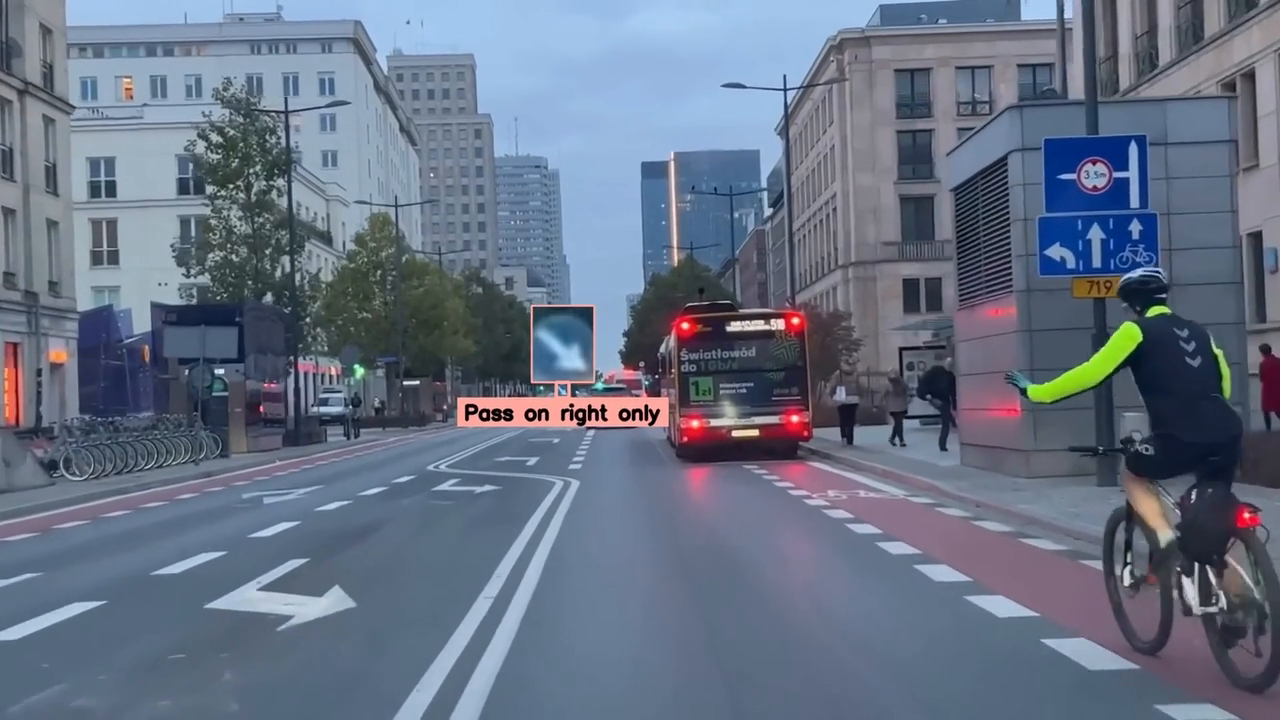
#> input picture frame 21 of src/videos/video1.mp4, 1280 x 720 px, given in place of road.mp4, which was not available
$ python 'パス検出.py'
#> lines starting #> are read from the running program, lines starting #| are printed output that depends on the picture; after the words box and inside, x2 and y2 are one past the last pixel; in counts of white or black regions, pixels touching at a corner belong together; pictures that were not available may be replaced by others from this repository, and a replacement may not be noted
import cv2
import numpy as np


def main(input_file, output_file=None, contour_file=None):
#> called with output_file = 'output_video.mp4', contour_file = 'contour_video.mp4'
    cap = cv2.VideoCapture(input_file)
    fmt = cv2.VideoWriter_fourcc("m", "p", "4", "v")
    size = (1280, 720)
    if output_file is not None:
        output_writer = cv2.VideoWriter(output_file, fmt, 30, size)
    if contour_file is not None:
        contour_writer = cv2.VideoWriter(contour_file, fmt, 30, size)
    while cap.isOpened():
        ret, img_org = cap.read()
#> img_org is the input picture: shape (720, 1280, 3); mean B, G, R 132.4, 113.4, 102.4
        if not ret:
            break
        img_tmp = equalize(img_org)
        img_yellow = yellow(img_org)
        img_tmp = cv2.bitwise_or(img_tmp, img_yellow)
        img_tmp = cv2.blur(img_tmp, ksize=(5, 5))
        img_for_draw = cv2.Canny(img_tmp, 200, 255, apertureSize=3)
        road_lines = road(img_for_draw)
        img_for_draw = cv2.cvtColor(img_for_draw, cv2.COLOR_GRAY2BGR)
        road_lines_resized = cv2.resize(road_lines, (img_org.shape[1], img_org.shape[0]))
        if len(road_lines_resized.shape) == 2:
            road_lines_resized = cv2.cvtColor(road_lines_resized, cv2.COLOR_GRAY2BGR)
        img = cv2.bitwise_or(img_org, road_lines_resized)
        cv2.imshow("img", img)
        if output_file is not None:
            output_writer.write(img)
        if contour_file is not None:
            contour_writer.write(img_for_draw)
        if cv2.waitKey(1) & 0xFF == ord("q"):
            break

    cap.release()
    if output_file is not None:
        output_writer.release()
    if contour_file is not None:
        contour_writer.release()
    cv2.destroyAllWindows()


def equalize(img_org):
    img_tmp = cv2.cvtColor(img_org, cv2.COLOR_BGR2GRAY)
    img_tmp = cv2.equalizeHist(img_tmp)
    count = np.array([[0, 0], [1279, 0], [1279, 340], [0, 340]])
    img_tmp = cv2.fillPoly(img_tmp, pts=[count], color=(0))
    return img_tmp


def yellow(img_org):
    img_hsv = cv2.cvtColor(img_org, cv2.COLOR_BGR2HSV)
#> img_hsv: shape (720, 1280, 3); mean H, S, V 109.7, 69.6, 135
    lower_color = np.array([15, 100, 50], np.uint8)
    upper_color = np.array([40, 200, 200], np.uint8)
    img_mask = cv2.inRange(img_hsv, lower_color, upper_color)
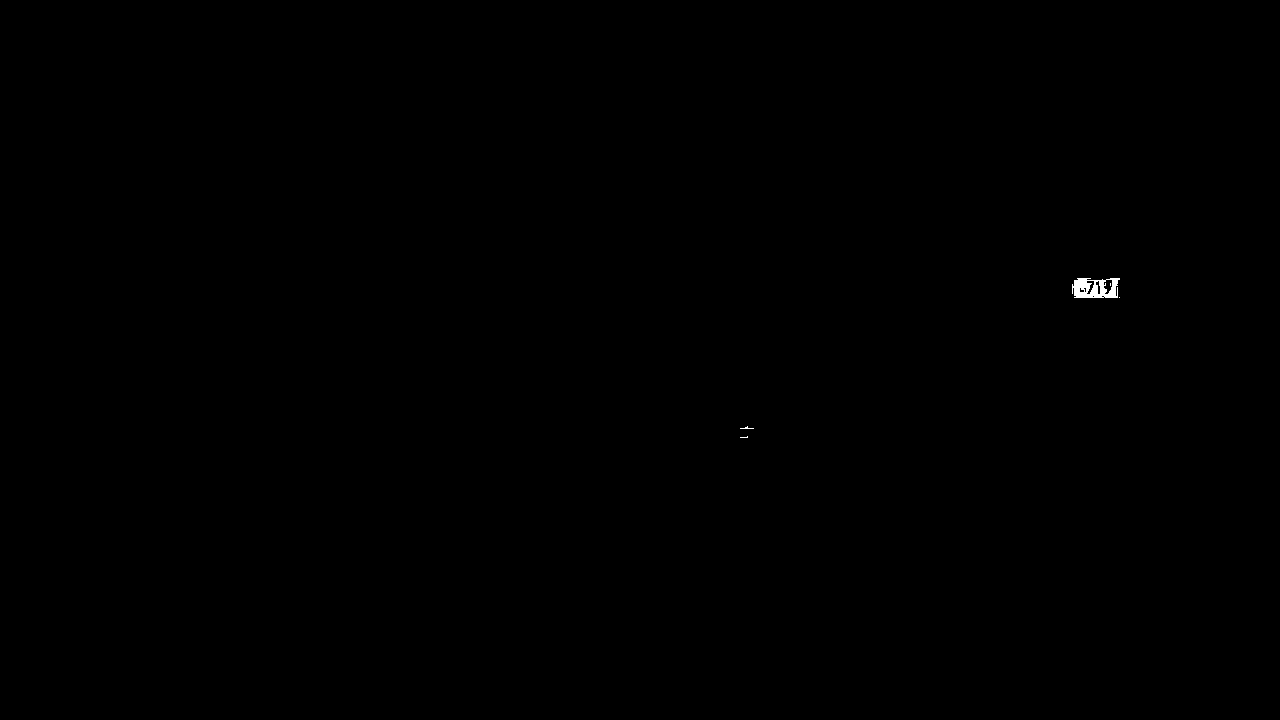
#> img_mask: shape (720, 1280); 0.08% white; 5 white regions (4 under 20 px), largest, box (x1, y1, x2, y2) and area: (1072, 278, 1120, 298) 673
    img_tmp = cv2.bitwise_and(img_hsv, img_hsv, mask=img_mask)
#> img_tmp: shape (720, 1280, 3); mean H, S, V 0, 0.1, 0.1
    img_tmp = cv2.cvtColor(img_tmp, cv2.COLOR_BGR2GRAY)
#> img_tmp: shape (720, 1280)
    ret, img_tmp = cv2.threshold(img_tmp, 10, 256, cv2.THRESH_BINARY)
    count = np.array([[0, 0], [1279, 0], [1279, 340], [0, 340]])
    img_tmp = cv2.fillPoly(img_tmp, pts=[count], color=(0))
#> img_tmp: shape (720, 1280); 0% white in thin lines or dots, all inside (x1, y1, x2, y2) = (740, 426, 754, 438)
#> in main, `img_for_draw = cv2.Canny(img_tmp, 200, 255, apertureSize=3)`:
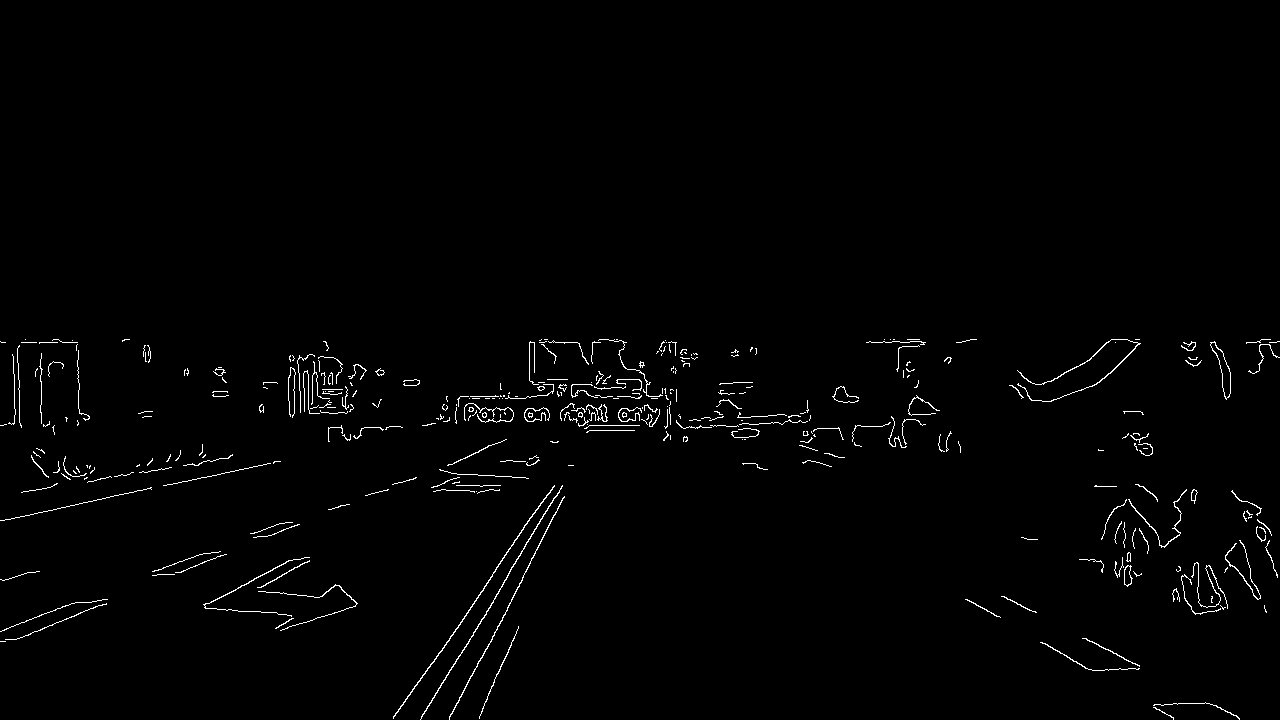
#> img_for_draw: shape (720, 1280); 1.2% white in thin lines or dots, all inside (x1, y1, x2, y2) = (0, 339, 1280, 720)
    return img_tmp


def road(img_for_draw):
    lines = cv2.HoughLinesP(img_for_draw, 1, np.pi / 180, threshold=50, minLineLength=50, maxLineGap=100)
#> lines = 90 rows, first 6: [0, 520, 279, 461], [1106, 342, 1276, 342], [420, 719, 631, 369], [433, 662, 624, 379], [13, 639, 689, 366], [213, 396, 676, 396]
    img_lines = np.zeros_like(img_for_draw)
    if lines is not None:
        for line in lines:
            x1, y1, x2, y2 = line[0]
            cv2.line(img_lines, (x1, y1), (x2, y2), (255, 0, 0), 2)
#> this loop made 90 passes
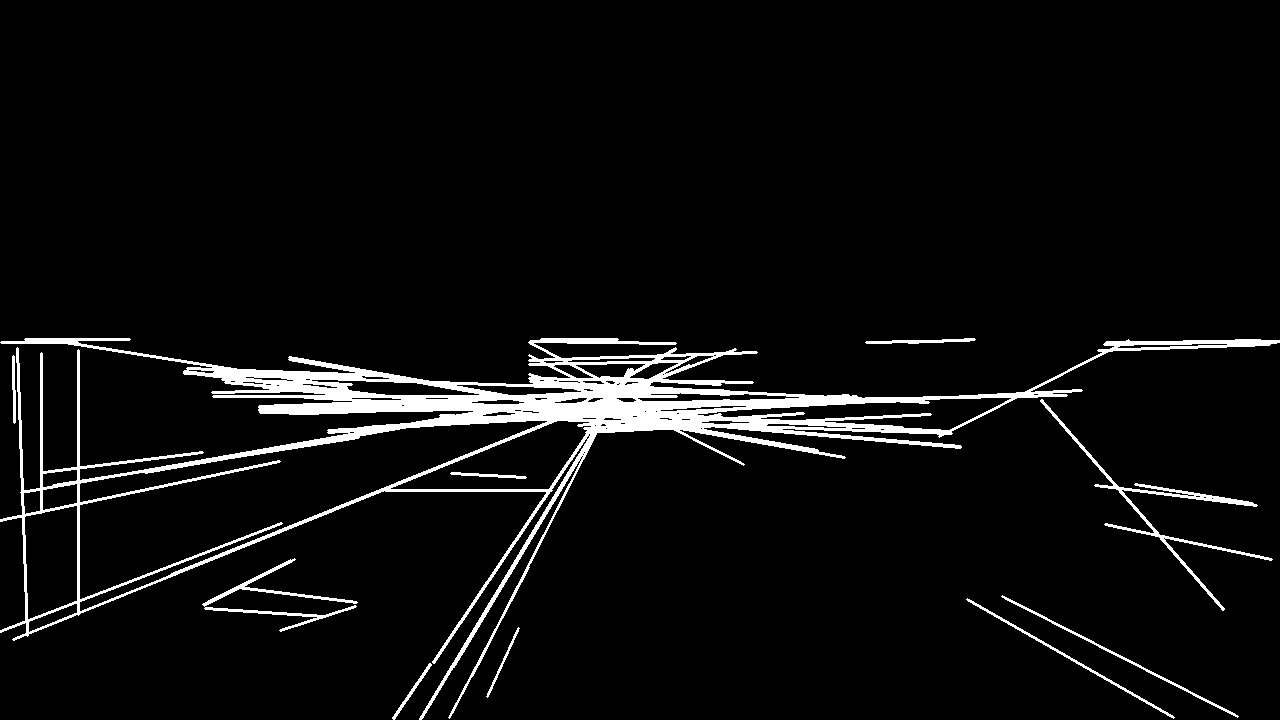
#> img_lines: shape (720, 1280); 5.2% white; 10 white regions, largest, box (x1, y1, x2, y2) and area: (0, 338, 1280, 720) 42231, (1040, 399, 1273, 611) 2173, (202, 558, 358, 632) 1299
    return img_lines


if __name__ == "__main__":
    input_file = r"C:\xampp\htdocs\VISUALAI\website-django\inspection\src\core\img\road.mp4"
    output_file = "output_video.mp4"
    contour_file = "contour_video.mp4"
    main(input_file, output_file, contour_file)
#> in main, `img = cv2.bitwise_or(img_org, road_lines_resized)`:
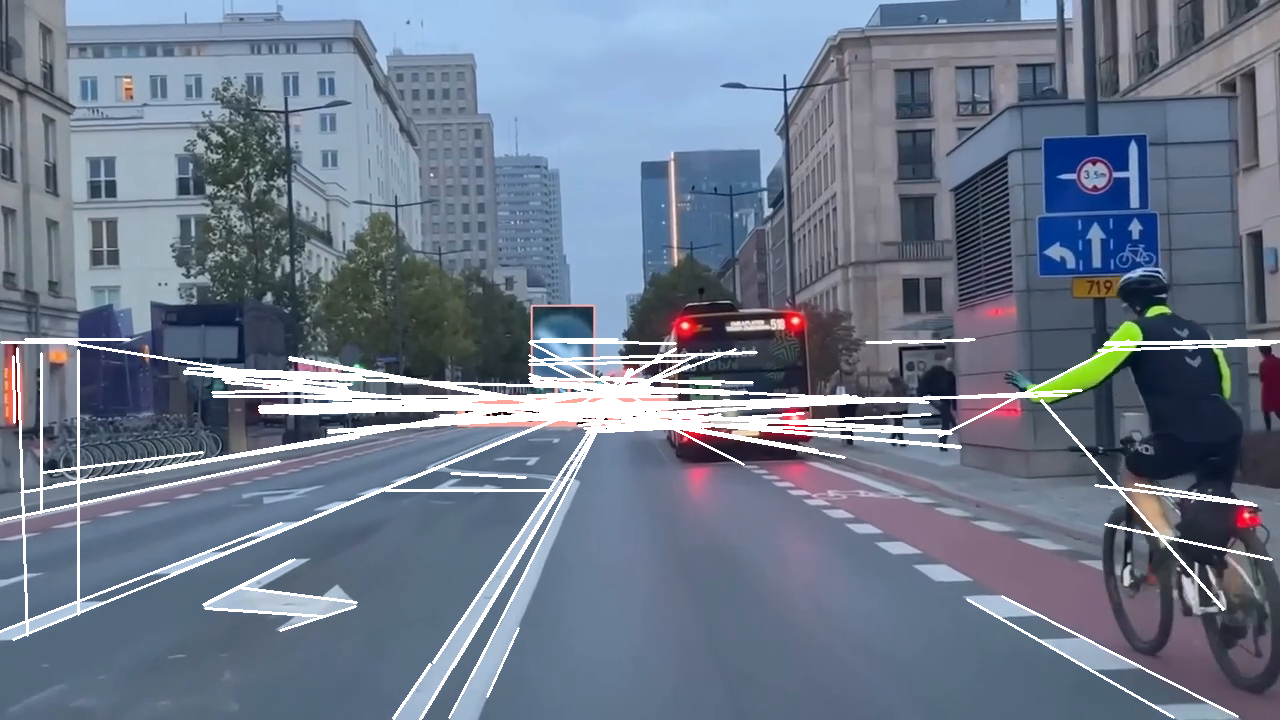
#> img: shape (720, 1280, 3); mean B, G, R 139.7, 121.3, 110
#> (key q is pressed here)

$ run again, starting later in the video
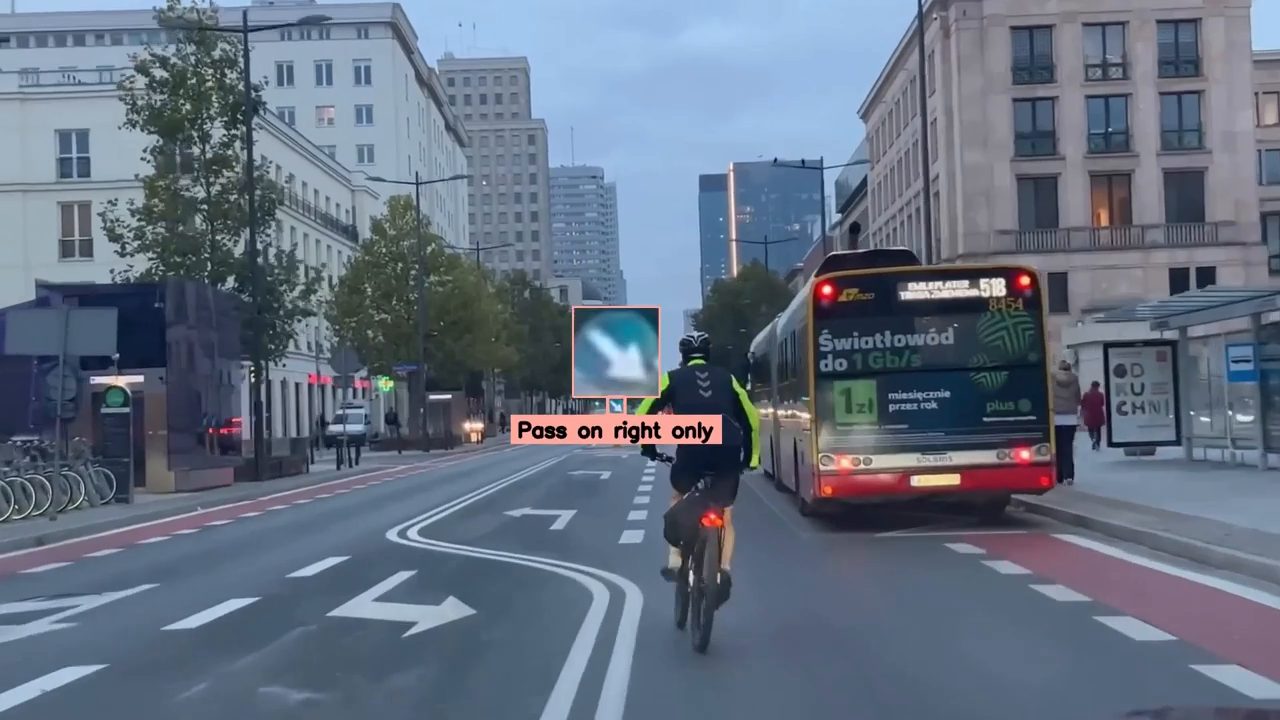
#> input picture frame 94 of src/videos/video1.mp4, 1280 x 720 px, given in place of road.mp4, which was not available
#> in main, img_org is the input picture: shape (720, 1280, 3); mean B, G, R 128.9, 111.7, 99.9
#> img_hsv: shape (720, 1280, 3); mean H, S, V 106.5, 69.2, 131.1
#> img_mask: shape (720, 1280); 0.06% white; 40 white regions (34 under 20 px), largest, box (x1, y1, x2, y2) and area: (750, 406, 760, 432) 154, (752, 440, 760, 466) 107, (844, 292, 862, 300) 104, (930, 485, 956, 486) 26, (813, 324, 814, 344) 20, (918, 474, 938, 475) 20
#> in main, `img_for_draw = cv2.Canny(img_tmp, 200, 255, apertureSize=3)`:
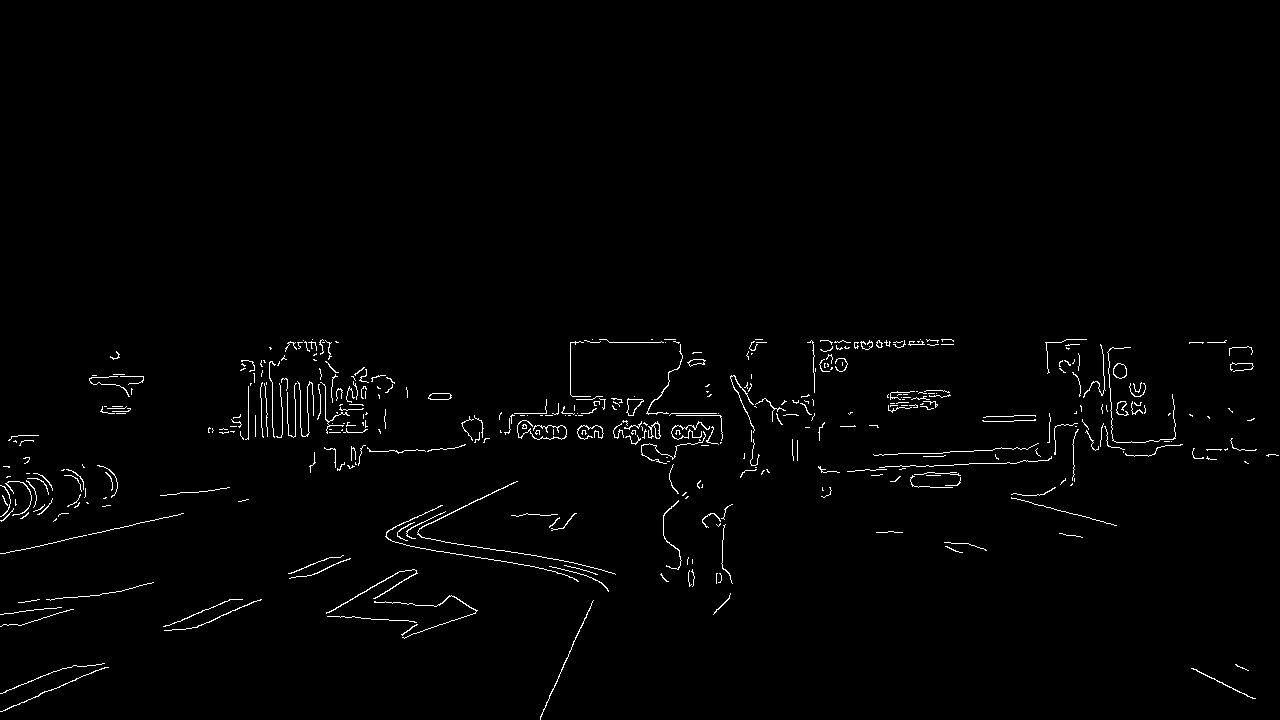
#> img_for_draw: shape (720, 1280); 1.3% white in thin lines or dots, all inside (x1, y1, x2, y2) = (0, 339, 1279, 720)
#> lines = 119 rows, first 6: [570, 342, 937, 342], [670, 480, 1256, 449], [164, 626, 232, 599], [19, 704, 486, 496], [304, 576, 813, 350], [500, 413, 850, 413]
#> the loop in road, `for line in lines:` made 119 passes
#> road_lines_resized: shape (720, 1280, 3); 6.5% white; 15 white regions, largest, box (x1, y1, x2, y2) and area: (18, 338, 1258, 720) 54287, (2, 486, 230, 516) 1200, (5, 475, 118, 486) 661
#> in main, `img = cv2.bitwise_or(img_org, road_lines_resized)`:
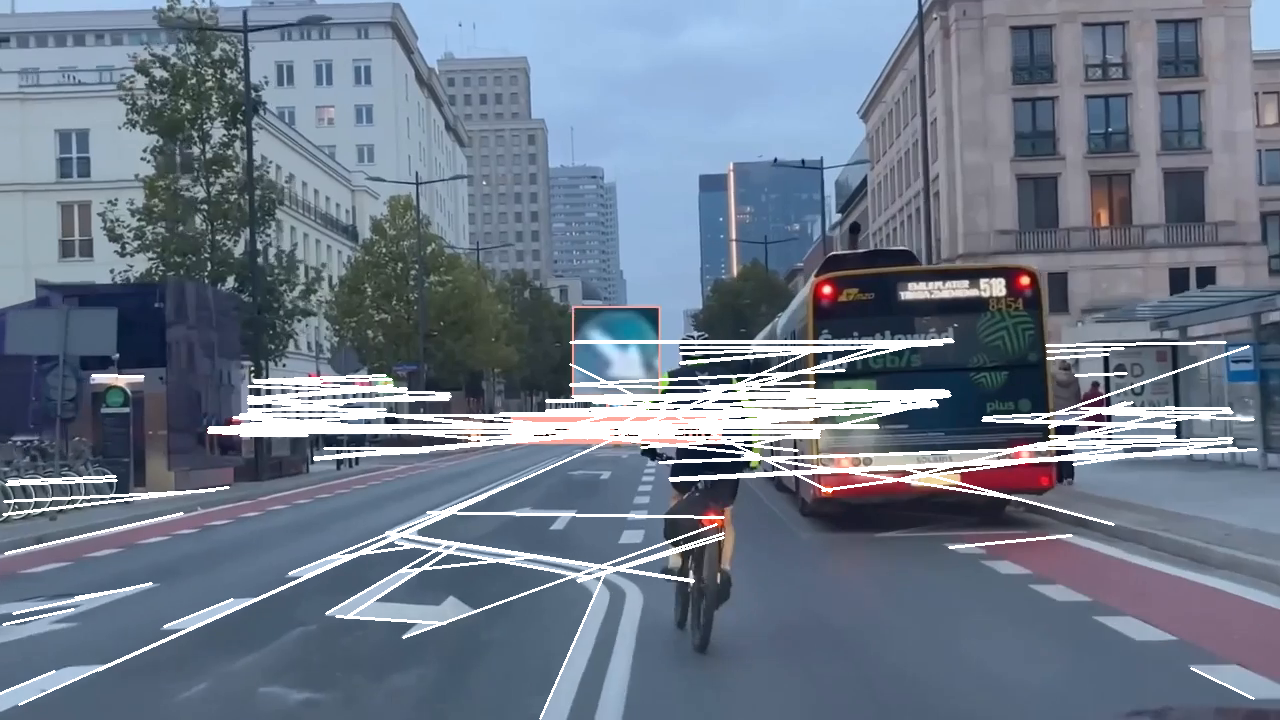
#> img: shape (720, 1280, 3); mean B, G, R 138.3, 121.6, 109.9
